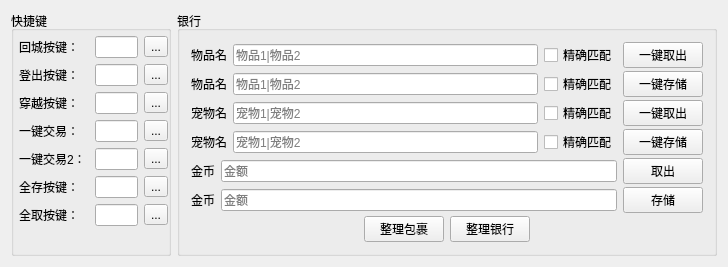
<?xml version="1.0" encoding="UTF-8"?>
<ui version="4.0">
 <class>GameSysCfgWgt</class>
 <widget class="QWidget" name="GameSysCfgWgt">
  <property name="geometry">
   <rect>
    <x>0</x>
    <y>0</y>
    <width>728</width>
    <height>243</height>
   </rect>
  </property>
  <property name="windowTitle">
   <string>GameSysCfgWgt</string>
  </property>
  <layout class="QHBoxLayout" name="horizontalLayout_8">
   <item>
    <widget class="QGroupBox" name="groupBox">
     <property name="maximumSize">
      <size>
       <width>160</width>
       <height>16777215</height>
      </size>
     </property>
     <property name="title">
      <string>快捷键</string>
     </property>
     <layout class="QVBoxLayout" name="verticalLayout_2">
      <property name="leftMargin">
       <number>5</number>
      </property>
      <property name="topMargin">
       <number>5</number>
      </property>
      <property name="rightMargin">
       <number>0</number>
      </property>
      <property name="bottomMargin">
       <number>0</number>
      </property>
      <item>
       <layout class="QHBoxLayout" name="horizontalLayout_9">
        <item>
         <widget class="QLabel" name="label">
          <property name="minimumSize">
           <size>
            <width>70</width>
            <height>0</height>
           </size>
          </property>
          <property name="text">
           <string>回城按键：</string>
          </property>
         </widget>
        </item>
        <item>
         <widget class="QLineEdit" name="lineEdit_logback">
          <property name="readOnly">
           <bool>true</bool>
          </property>
         </widget>
        </item>
        <item>
         <widget class="QToolButton" name="toolButton_logBack">
          <property name="text">
           <string>...</string>
          </property>
         </widget>
        </item>
       </layout>
      </item>
      <item>
       <layout class="QHBoxLayout" name="horizontalLayout_10">
        <item>
         <widget class="QLabel" name="label_9">
          <property name="minimumSize">
           <size>
            <width>70</width>
            <height>0</height>
           </size>
          </property>
          <property name="text">
           <string>登出按键：</string>
          </property>
         </widget>
        </item>
        <item>
         <widget class="QLineEdit" name="lineEdit_logout">
          <property name="readOnly">
           <bool>true</bool>
          </property>
         </widget>
        </item>
        <item>
         <widget class="QToolButton" name="toolButton_logOut">
          <property name="text">
           <string>...</string>
          </property>
         </widget>
        </item>
       </layout>
      </item>
      <item>
       <layout class="QHBoxLayout" name="horizontalLayout_11">
        <item>
         <widget class="QLabel" name="label_10">
          <property name="minimumSize">
           <size>
            <width>70</width>
            <height>0</height>
           </size>
          </property>
          <property name="text">
           <string>穿越按键：</string>
          </property>
         </widget>
        </item>
        <item>
         <widget class="QLineEdit" name="lineEdit_cross">
          <property name="readOnly">
           <bool>true</bool>
          </property>
         </widget>
        </item>
        <item>
         <widget class="QToolButton" name="toolButton_cross">
          <property name="text">
           <string>...</string>
          </property>
         </widget>
        </item>
       </layout>
      </item>
      <item>
       <layout class="QHBoxLayout" name="horizontalLayout_12">
        <item>
         <widget class="QLabel" name="label_11">
          <property name="minimumSize">
           <size>
            <width>70</width>
            <height>0</height>
           </size>
          </property>
          <property name="toolTip">
           <string>取出全部物品，并确认</string>
          </property>
          <property name="text">
           <string>一键交易：</string>
          </property>
         </widget>
        </item>
        <item>
         <widget class="QLineEdit" name="lineEdit_trade">
          <property name="readOnly">
           <bool>true</bool>
          </property>
         </widget>
        </item>
        <item>
         <widget class="QToolButton" name="toolButton_trade">
          <property name="text">
           <string>...</string>
          </property>
         </widget>
        </item>
       </layout>
      </item>
      <item>
       <layout class="QHBoxLayout" name="horizontalLayout_13">
        <item>
         <widget class="QLabel" name="label_12">
          <property name="minimumSize">
           <size>
            <width>70</width>
            <height>0</height>
           </size>
          </property>
          <property name="toolTip">
           <string>取出全部物品，但不确认</string>
          </property>
          <property name="text">
           <string>一键交易2：</string>
          </property>
         </widget>
        </item>
        <item>
         <widget class="QLineEdit" name="lineEdit_tradeNoAccept">
          <property name="readOnly">
           <bool>true</bool>
          </property>
         </widget>
        </item>
        <item>
         <widget class="QToolButton" name="toolButton_tradeNoAccept">
          <property name="text">
           <string>...</string>
          </property>
         </widget>
        </item>
       </layout>
      </item>
      <item>
       <layout class="QHBoxLayout" name="horizontalLayout_14">
        <item>
         <widget class="QLabel" name="label_13">
          <property name="minimumSize">
           <size>
            <width>70</width>
            <height>0</height>
           </size>
          </property>
          <property name="text">
           <string>全存按键：</string>
          </property>
         </widget>
        </item>
        <item>
         <widget class="QLineEdit" name="lineEdit_saveAll">
          <property name="readOnly">
           <bool>true</bool>
          </property>
         </widget>
        </item>
        <item>
         <widget class="QToolButton" name="toolButton_saveAll">
          <property name="text">
           <string>...</string>
          </property>
         </widget>
        </item>
       </layout>
      </item>
      <item>
       <layout class="QHBoxLayout" name="horizontalLayout_15">
        <item>
         <widget class="QLabel" name="label_14">
          <property name="minimumSize">
           <size>
            <width>70</width>
            <height>0</height>
           </size>
          </property>
          <property name="text">
           <string>全取按键：</string>
          </property>
         </widget>
        </item>
        <item>
         <widget class="QLineEdit" name="lineEdit_fetchAll">
          <property name="readOnly">
           <bool>true</bool>
          </property>
         </widget>
        </item>
        <item>
         <widget class="QToolButton" name="toolButton_fetchAll">
          <property name="text">
           <string>...</string>
          </property>
         </widget>
        </item>
       </layout>
      </item>
      <item>
       <spacer name="verticalSpacer">
        <property name="orientation">
         <enum>Qt::Vertical</enum>
        </property>
        <property name="sizeHint" stdset="0">
         <size>
          <width>20</width>
          <height>0</height>
         </size>
        </property>
       </spacer>
      </item>
     </layout>
    </widget>
   </item>
   <item>
    <widget class="QGroupBox" name="groupBox_2">
     <property name="title">
      <string>银行</string>
     </property>
     <layout class="QVBoxLayout" name="verticalLayout">
      <property name="spacing">
       <number>3</number>
      </property>
      <item>
       <layout class="QHBoxLayout" name="horizontalLayout_2">
        <item>
         <widget class="QLabel" name="label_2">
          <property name="text">
           <string>物品名</string>
          </property>
         </widget>
        </item>
        <item>
         <widget class="QLineEdit" name="lineEdit_fetchItem">
          <property name="placeholderText">
           <string>物品1|物品2</string>
          </property>
         </widget>
        </item>
        <item>
         <widget class="QCheckBox" name="checkBox_fetchItem_Sensitive">
          <property name="text">
           <string>精确匹配</string>
          </property>
         </widget>
        </item>
        <item>
         <widget class="QPushButton" name="pushButton_fetchItem">
          <property name="text">
           <string>一键取出</string>
          </property>
         </widget>
        </item>
       </layout>
      </item>
      <item>
       <layout class="QHBoxLayout" name="horizontalLayout">
        <item>
         <widget class="QLabel" name="label_3">
          <property name="text">
           <string>物品名</string>
          </property>
         </widget>
        </item>
        <item>
         <widget class="QLineEdit" name="lineEdit_saveItem">
          <property name="placeholderText">
           <string>物品1|物品2</string>
          </property>
         </widget>
        </item>
        <item>
         <widget class="QCheckBox" name="checkBox_saveItem_Sensitive">
          <property name="text">
           <string>精确匹配</string>
          </property>
         </widget>
        </item>
        <item>
         <widget class="QPushButton" name="pushButton_saveItem">
          <property name="text">
           <string>一键存储</string>
          </property>
         </widget>
        </item>
       </layout>
      </item>
      <item>
       <layout class="QHBoxLayout" name="horizontalLayout_4">
        <item>
         <widget class="QLabel" name="label_5">
          <property name="text">
           <string>宠物名</string>
          </property>
         </widget>
        </item>
        <item>
         <widget class="QLineEdit" name="lineEdit_fetchPet">
          <property name="placeholderText">
           <string>宠物1|宠物2</string>
          </property>
         </widget>
        </item>
        <item>
         <widget class="QCheckBox" name="checkBox_fetchPet_Sensitive">
          <property name="text">
           <string>精确匹配</string>
          </property>
         </widget>
        </item>
        <item>
         <widget class="QPushButton" name="pushButton_fetchPet">
          <property name="text">
           <string>一键取出</string>
          </property>
         </widget>
        </item>
       </layout>
      </item>
      <item>
       <layout class="QHBoxLayout" name="horizontalLayout_5">
        <item>
         <widget class="QLabel" name="label_6">
          <property name="text">
           <string>宠物名</string>
          </property>
         </widget>
        </item>
        <item>
         <widget class="QLineEdit" name="lineEdit_savePet">
          <property name="placeholderText">
           <string>宠物1|宠物2</string>
          </property>
         </widget>
        </item>
        <item>
         <widget class="QCheckBox" name="checkBox_savePet_Sensitive">
          <property name="text">
           <string>精确匹配</string>
          </property>
         </widget>
        </item>
        <item>
         <widget class="QPushButton" name="pushButton_savePet">
          <property name="text">
           <string>一键存储</string>
          </property>
         </widget>
        </item>
       </layout>
      </item>
      <item>
       <layout class="QHBoxLayout" name="horizontalLayout_6">
        <item>
         <widget class="QLabel" name="label_7">
          <property name="text">
           <string>金币</string>
          </property>
         </widget>
        </item>
        <item>
         <widget class="QLineEdit" name="lineEdit_fetchGold">
          <property name="placeholderText">
           <string>金额</string>
          </property>
         </widget>
        </item>
        <item>
         <widget class="QPushButton" name="pushButton_fetchGold">
          <property name="text">
           <string>取出</string>
          </property>
         </widget>
        </item>
       </layout>
      </item>
      <item>
       <layout class="QHBoxLayout" name="horizontalLayout_7">
        <item>
         <widget class="QLabel" name="label_8">
          <property name="text">
           <string>金币</string>
          </property>
         </widget>
        </item>
        <item>
         <widget class="QLineEdit" name="lineEdit_saveGold">
          <property name="placeholderText">
           <string>金额</string>
          </property>
         </widget>
        </item>
        <item>
         <widget class="QPushButton" name="pushButton_saveGold">
          <property name="text">
           <string>存储</string>
          </property>
         </widget>
        </item>
       </layout>
      </item>
      <item>
       <layout class="QHBoxLayout" name="horizontalLayout_3">
        <item>
         <spacer name="horizontalSpacer_3">
          <property name="orientation">
           <enum>Qt::Horizontal</enum>
          </property>
          <property name="sizeHint" stdset="0">
           <size>
            <width>40</width>
            <height>20</height>
           </size>
          </property>
         </spacer>
        </item>
        <item>
         <widget class="QPushButton" name="pushButton_sortBag">
          <property name="text">
           <string>整理包裹</string>
          </property>
         </widget>
        </item>
        <item>
         <widget class="QPushButton" name="pushButton_sortBank">
          <property name="text">
           <string>整理银行</string>
          </property>
         </widget>
        </item>
        <item>
         <spacer name="horizontalSpacer_2">
          <property name="orientation">
           <enum>Qt::Horizontal</enum>
          </property>
          <property name="sizeHint" stdset="0">
           <size>
            <width>40</width>
            <height>20</height>
           </size>
          </property>
         </spacer>
        </item>
       </layout>
      </item>
     </layout>
    </widget>
   </item>
   <item>
    <spacer name="horizontalSpacer">
     <property name="orientation">
      <enum>Qt::Horizontal</enum>
     </property>
     <property name="sizeType">
      <enum>QSizePolicy::Maximum</enum>
     </property>
     <property name="sizeHint" stdset="0">
      <size>
       <width>0</width>
       <height>20</height>
      </size>
     </property>
    </spacer>
   </item>
  </layout>
 </widget>
 <layoutdefault spacing="6" margin="11"/>
 <resources/>
 <connections/>
</ui>
